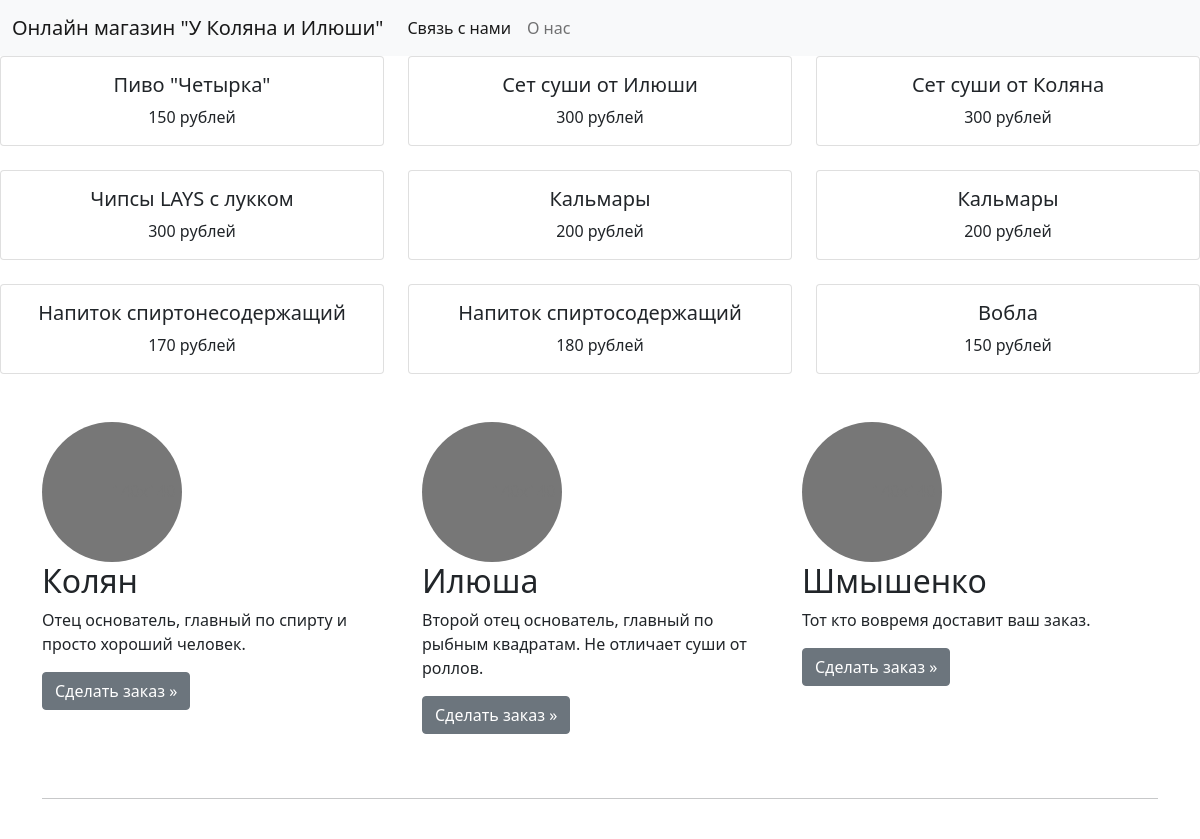
/view/ (upper part), run on an earlier commit of the app's database.
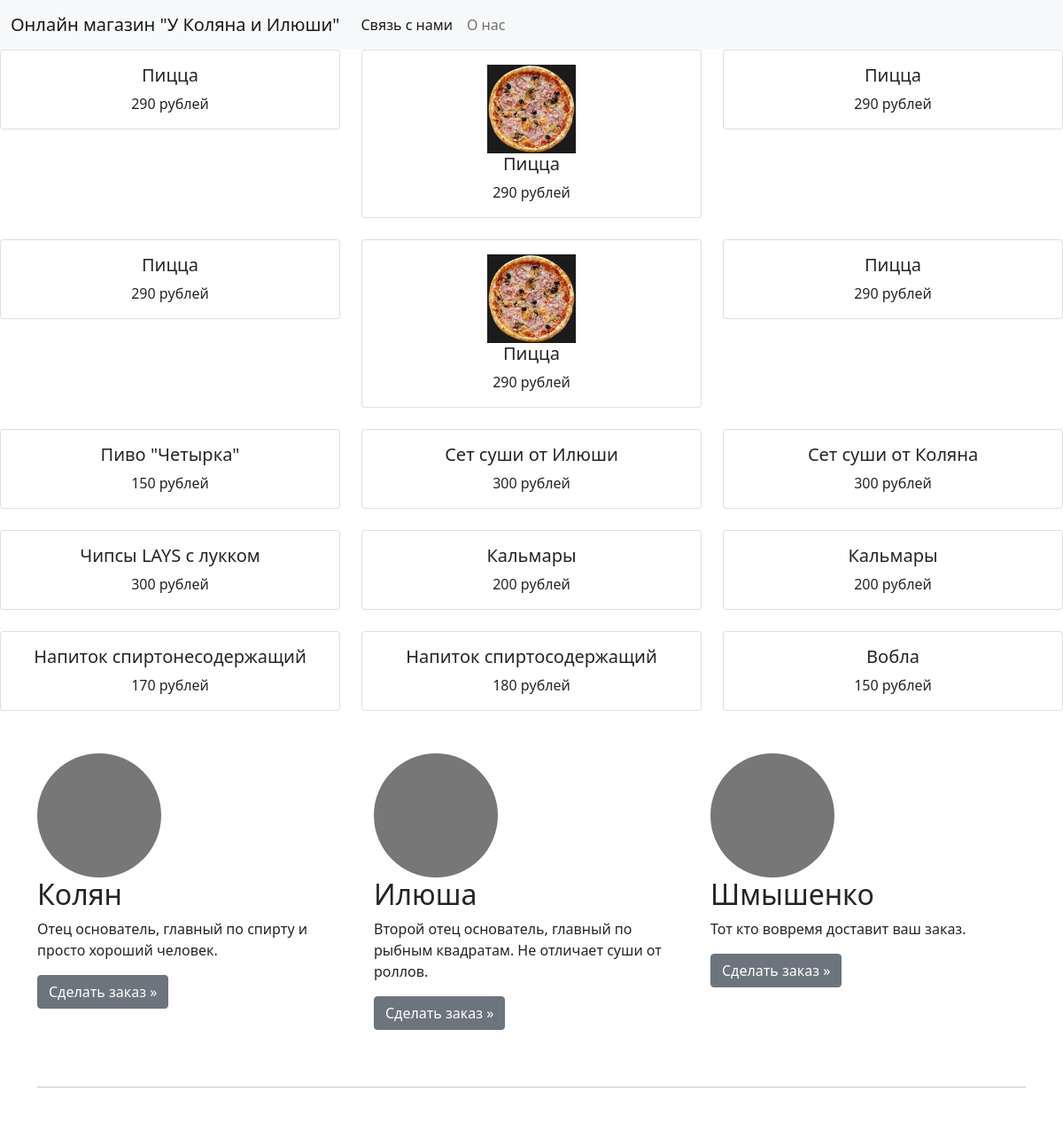
And on a later commit of the database.
### user/models.py (models this page shows)
class Question(models.Model):
    id_tovara = models.IntegerField(default=0)
    id_postav = models.IntegerField(default=0)
    name = models.CharField(max_length=200)
    kol_vo = models.IntegerField(default=0)
    cena = models.IntegerField(default=0)
    image = models.ImageField(upload_to='users/%Y/%m/%d/', blank=True)

### view/views.py (the view)
# urls.py: path('', index),
def index(request):
    model = Question.objects.order_by('-id_tovara')
    return render(request, 'view/index.html', {'model':model})

### user/templates/view/index.html (shortened to what this page needs)
<!DOCTYPE html>
<html lang="ru">
<head>
    <link href="https://cdn.jsdelivr.net/npm/bootstrap@5.0.1/dist/css/bootstrap.min.css" rel="stylesheet">
</head>
<body>
<nav class="navbar navbar-expand-lg navbar-light bg-light">
  <div class="container-fluid">
    <a class="navbar-brand" href="#">Онлайн магазин "У Коляна и Илюши"</a>
    <div class="collapse navbar-collapse" id="navbarNav">
      <ul class="navbar-nav">
        <li class="nav-item">
          <a class="nav-link active" aria-current="page" href="#">Связь с нами</a>
        </li>
        <li class="nav-item">
          <a class="nav-link" href="#">О нас</a>
        </li>
      </ul>
    </div>
  </div>
</nav>
<div class="row row-cols-1 row-cols-md-3 g-4">
    {% for item in model %}
    {% if item.kol_vo > 0 %}
  <div class="col">
    <div class="card">
      <div class="card-body" style="text-align:center;">
        {% if item.image %}
          <img src="{{ item.image.url }}" alt="connect" style="max-height:100px; ">
          {% endif %}
        <h5 class="card-title" style="text-align:center;">{{ item.name }}</h5>
        <p class="card-text" style="text-align:center;">{{ item.cena }} рублей</p>
      </div>
    </div>
  </div>
    {% endif %}
    {% endfor %}
</div>
<div class="container marketing mt-5">
    <div class="row">
      <div class="col-lg-4">
        <h2>Колян</h2>
        <p>Отец основатель, главный по спирту и просто хороший человек.</p>
        <p><a class="btn btn-secondary" href="#">Сделать заказ &raquo;</a></p>
      </div>
      <div class="col-lg-4">
        <h2>Илюша</h2>
        <p>Второй отец основатель, главный по рыбным квадратам. Не отличает суши от роллов.</p>
        <p><a class="btn btn-secondary" href="#">Сделать заказ &raquo;</a></p>
      </div>
      <div class="col-lg-4">
        <h2>Шмышенко</h2>
        <p>Тот кто вовремя доставит ваш заказ.</p>
        <p><a class="btn btn-secondary" href="#">Сделать заказ &raquo;</a></p>
      </div>
    </div>
   <hr class="featurette-divider mt-5">
</div>
</body>
</html>

What changed in the data, as far as the page shows it:
added Question: name "Пицца", cena "290"
added Question: image (picture), name "Пицца", cena "290"
added Question: name "Пицца", cena "290"
added Question: name "Пицца", cena "290"
added Question: image (picture), name "Пицца", cena "290"
added Question: name "Пицца", cena "290"
